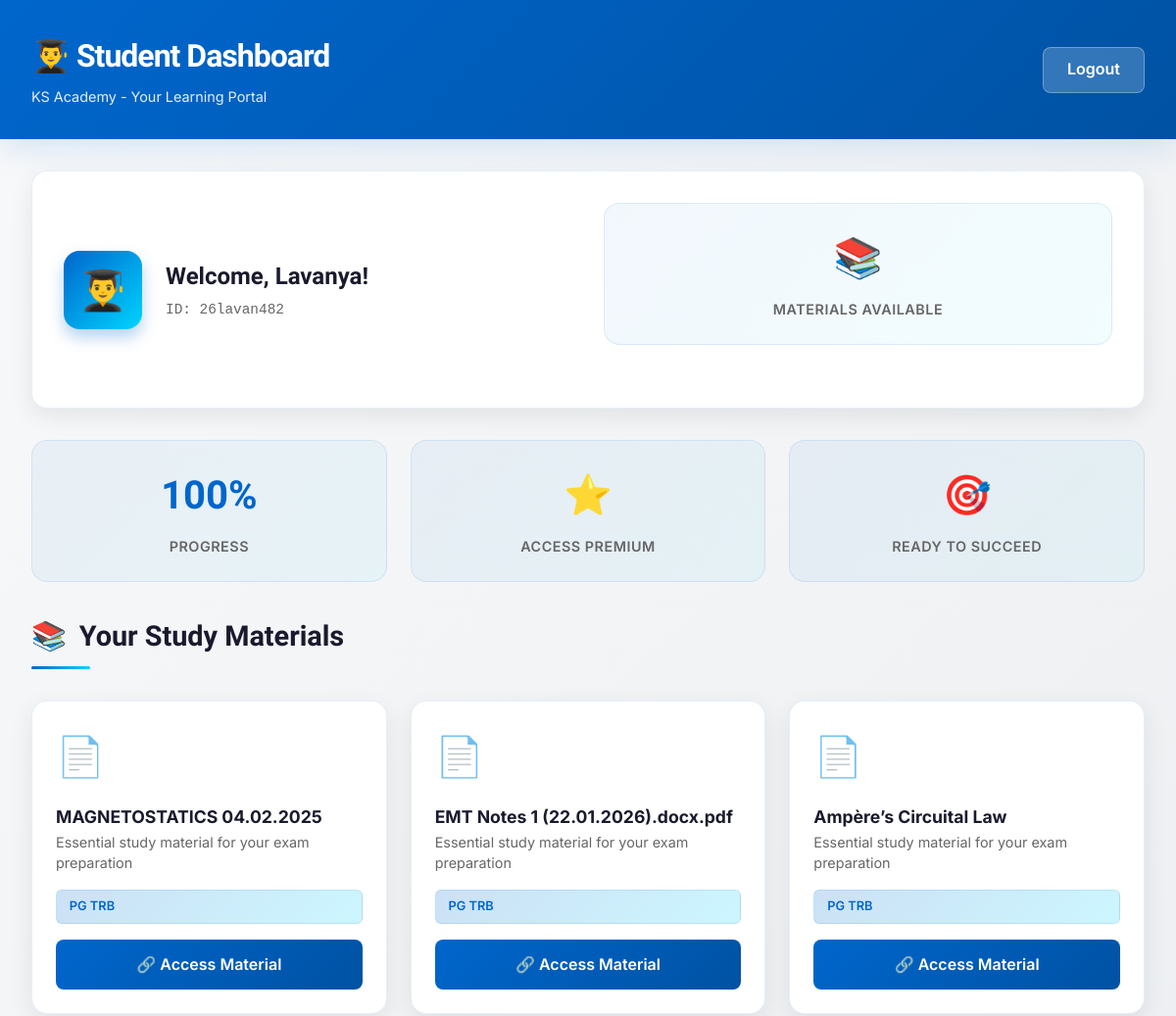
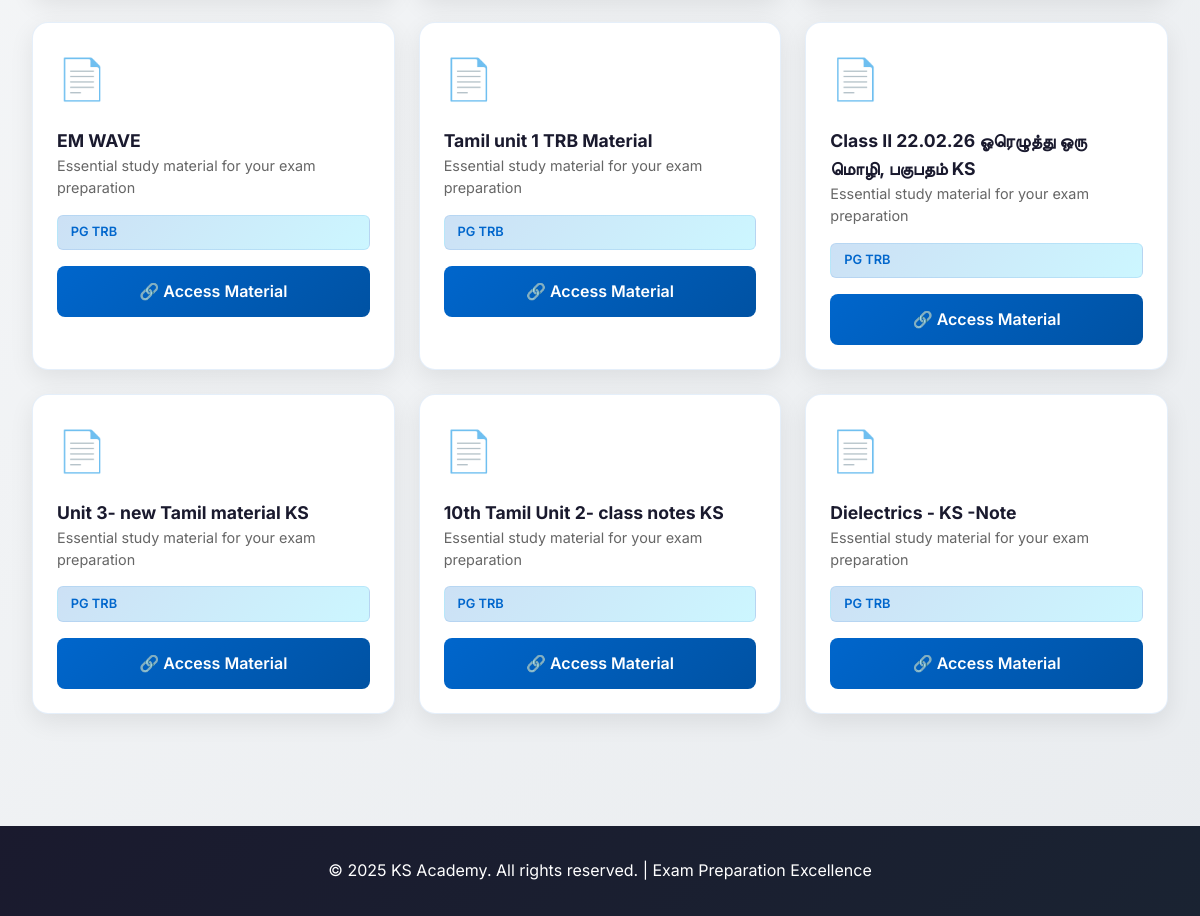
/student (signed in), run on the app's committed database (2 pictures, top to bottom).
### tables this page shows
CREATE TABLE students (
        id INTEGER PRIMARY KEY AUTOINCREMENT,
        name TEXT NOT NULL,
        userid TEXT NOT NULL UNIQUE,
        password TEXT NOT NULL,
        category TEXT NOT NULL
    );

CREATE TABLE materials (
        id INTEGER PRIMARY KEY AUTOINCREMENT,
        title TEXT NOT NULL,
        link TEXT NOT NULL,
        category TEXT NOT NULL
    );

### app.py (the view)
@app.route('/student')
def student():
    if not session.get('user') or session['user'] == 'admin':
        return redirect('/login')
    with get_db() as con:
        cur = con.cursor()
        cur.execute("SELECT name, category FROM students WHERE userid = ?", (session['user'],))
        student_data = cur.fetchone()
        if student_data:
            materials = con.execute("SELECT * FROM materials WHERE category = ?", (student_data[1],)).fetchall()
        else:
            materials = []
    return render_template("student.html",
                           student_name=student_data[0] if student_data else '',
                           userid=session.get('user'),
                           materials=materials)

### app.py (called while the page is built)
def get_db():
    conn = sqlite3.connect('data.db', check_same_thread=False)
    return conn

### templates/student.html (shortened to what this page needs)
<!DOCTYPE html>
<html lang="en">
<head>
</head>
<body>
    <header>
        <div class="header-container">
            <div class="header-content">
                <h1>👨‍🎓 Student Dashboard</h1>
                <p class="header-subtitle">KS Academy - Your Learning Portal</p>
            </div>
            <a href="{{ url_for('logout') }}" class="logout-btn">Logout</a>
        </div>
    </header>
    <div class="container">
        <section class="profile-section">
            <div class="profile-content">
                <div class="profile-avatar">👨‍🎓</div>
                <div class="profile-info">
                    <h2>Welcome, {{ student_name }}!</h2>
                    <p class="profile-id">ID: {{ userid }}</p>
                </div>
            </div>
            <div class="stats-grid">
                <div class="stat-card">
                    <div class="stat-value">📚</div>
                    <div class="stat-label">Materials Available</div>
                </div>
            </div>
        </section>
        <div class="stats-grid">
            <div class="stat-card">
                <div class="stat-value">100%</div>
                <div class="stat-label">Progress</div>
            </div>
            <div class="stat-card">
                <div class="stat-value">⭐</div>
                <div class="stat-label">Access Premium</div>
            </div>
            <div class="stat-card">
                <div class="stat-value">🎯</div>
                <div class="stat-label">Ready to Succeed</div>
            </div>
        </div>
        <section>
            <div class="section-header">
                <h3>
                    <span>📚</span>
                    Your Study Materials
                </h3>
                <div class="section-underline"></div>
            </div>
            {% if materials %}
            <div class="materials-grid">
                {% for mat in materials %}
                <div class="material-card">
                    <div class="material-icon">📄</div>
                    <div>
                        <h4 class="material-title">{{ mat[1] }}</h4>
                        <p class="material-description">Essential study material for your exam preparation</p>
                    </div>
                    <div class="material-category">{{ mat[3] if mat|length > 3 else 'Study Material' }}</div>
                    <a href="{{ mat[2] }}" target="_blank" class="material-link">
                        🔗 Access Material
                    </a>
                </div>
                {% endfor %}
            </div>
            {% else %}
            <div class="empty-state">
                <div class="empty-state-icon">📭</div>
                <h4>No Materials Yet</h4>
                <p>Your study materials will appear here. Check back soon!</p>
            </div>
            {% endif %}
        </section>
    </div>
    <footer>
        <p>&copy; 2025 KS Academy. All rights reserved. | Exam Preparation Excellence</p>
    </footer>
</body>
</html>

### templates/student.html (style rules this page uses)
:root { --primary: #0066cc; --primary-dark: #0052a3; --secondary: #ff6b35; --accent: #00d4ff; --success: #2ecc71; --text-dark: #1a1a2e; --text-light: #f5f5f5; --bg-light: #f8f9fa; --border-color: rgba(0, 102, 204, 0.1); }
* { margin: 0; padding: 0; box-sizing: border-box; }
html { scroll-behavior: smooth; }
body { font-family: 'Inter', -apple-system, BlinkMacSystemFont, 'Segoe UI', sans-serif; background: linear-gradient(135deg, var(--bg-light) 0%, #e9ecef 100%); color: var(--text-dark); line-height: 1.6; }
header { background: linear-gradient(135deg, var(--primary) 0%, var(--primary-dark) 100%); color: white; padding: 2rem; box-shadow: 0 8px 32px rgba(0, 102, 204, 0.15); animation: slideInDown 0.6s ease-out; }
.header-container { max-width: 1200px; margin: 0 auto; display: flex; justify-content: space-between; align-items: center; }
.header-content h1 { font-family: 'Clash Display', sans-serif; font-size: 2rem; font-weight: 700; letter-spacing: -1px; margin-bottom: 0.25rem; }
.header-subtitle { font-size: 0.9rem; opacity: 0.9; }
.logout-btn { background: rgba(255, 255, 255, 0.2); color: white; padding: 0.6rem 1.5rem; border: 1px solid rgba(255, 255, 255, 0.3); border-radius: 8px; text-decoration: none; font-weight: 600; transition: all 0.3s ease; backdrop-filter: blur(10px); }
.container { max-width: 1200px; margin: 0 auto; padding: 2rem; }
.profile-section { background: white; padding: 2rem; border-radius: 16px; box-shadow: 0 8px 24px rgba(0, 0, 0, 0.08); margin-bottom: 2rem; animation: slideInUp 0.6s ease-out; border: 1px solid var(--border-color); display: grid; grid-template-columns: 1fr 1fr; gap: 2rem; align-items: center; }
.profile-content { display: flex; align-items: center; gap: 1.5rem; }
.profile-avatar { width: 80px; height: 80px; background: linear-gradient(135deg, var(--primary), var(--accent)); border-radius: 16px; display: flex; align-items: center; justify-content: center; font-size: 2.5rem; box-shadow: 0 8px 16px rgba(0, 102, 204, 0.3); }
.profile-info h2 { font-family: 'Clash Display', sans-serif; font-size: 1.5rem; margin-bottom: 0.25rem; }
.profile-id { color: #666; font-size: 0.9rem; font-family: 'Space Mono', monospace; }
.stats-grid { display: grid; grid-template-columns: repeat(auto-fit, minmax(200px, 1fr)); gap: 1.5rem; margin-bottom: 2rem; }
.stat-card { background: linear-gradient(135deg, rgba(0, 102, 204, 0.05), rgba(0, 212, 255, 0.05)); padding: 1.5rem; border-radius: 16px; border: 1px solid var(--border-color); text-align: center; transition: all 0.3s ease; animation: scaleIn 0.6s ease-out; }
.stat-value { font-family: 'Clash Display', sans-serif; font-size: 2.5rem; font-weight: 700; color: var(--primary); margin-bottom: 0.5rem; }
.stat-label { color: #666; font-size: 0.9rem; font-weight: 600; text-transform: uppercase; letter-spacing: 0.5px; }
.section-header { margin-bottom: 2rem; }
.section-header h3 { font-family: 'Clash Display', sans-serif; font-size: 1.8rem; color: var(--text-dark); display: flex; align-items: center; gap: 0.8rem; margin-bottom: 0.5rem; }
.section-underline { width: 60px; height: 3px; background: linear-gradient(90deg, var(--primary), var(--accent)); border-radius: 2px; }
.materials-grid { display: grid; grid-template-columns: repeat(auto-fill, minmax(300px, 1fr)); gap: 1.5rem; margin-bottom: 2rem; }
.material-card { background: white; border-radius: 16px; padding: 1.5rem; box-shadow: 0 8px 24px rgba(0, 0, 0, 0.08); border: 1px solid var(--border-color); transition: all 0.3s ease; animation: slideInUp 0.6s ease-out; display: flex; flex-direction: column; gap: 1rem; }
.material-icon { font-size: 2.5rem; }
.material-title { font-weight: 700; font-size: 1.1rem; color: var(--text-dark); }
.material-description { color: #666; font-size: 0.9rem; line-height: 1.5; }
.material-category { display: inline-block; background: linear-gradient(135deg, rgba(0, 102, 204, 0.2), rgba(0, 212, 255, 0.2)); color: var(--primary); padding: 0.4rem 0.8rem; border-radius: 6px; font-size: 0.8rem; font-weight: 600; border: 1px solid var(--border-color); }
.material-link { background: linear-gradient(135deg, var(--primary), var(--primary-dark)); color: white; padding: 0.8rem 1rem; border-radius: 8px; text-decoration: none; font-weight: 600; text-align: center; transition: all 0.3s ease; display: block; }
footer { background: linear-gradient(135deg, var(--text-dark) 0%, #1a2332 100%); color: white; text-align: center; padding: 2rem; margin-top: 3rem; }
footer p { margin: 0; }

### data on the page
students: name "Lavanya", userid "26lavan482"
materials: title "MAGNETOSTATICS 04.02.2025", category "PG TRB"
materials: title "EMT Notes 1 (22.01.2026).docx.pdf", category "PG TRB"
materials: title "Ampère’s Circuital Law", category "PG TRB"
materials: title "EM WAVE", category "PG TRB"
materials: title "Tamil unit 1 TRB Material", category "PG TRB"
materials: title "Class II 22.02.26 ஓரெழுத்து ஒரு மொழி, பகுபதம் KS", category "PG TRB"
materials: title "Unit 3- new Tamil material KS", category "PG TRB"
materials: title "10th Tamil Unit 2- class notes KS", category "PG TRB"
materials: title "Dielectrics - KS -Note", category "PG TRB"
